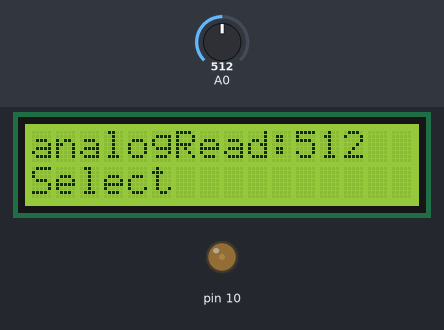
Bench run of a sketch on a simulated Arduino Uno, built with avr-gcc and run on an emulated ATmega328P. Shown: 16×2 character LCD, output pins drawn as LEDs (lit = HIGH). The inputs (shaded band) are chosen by the test bench; at power-on: A0 = 512.

Above: at 1.2 s.
1.3 s: A0 set to 490
At 1.9 s:
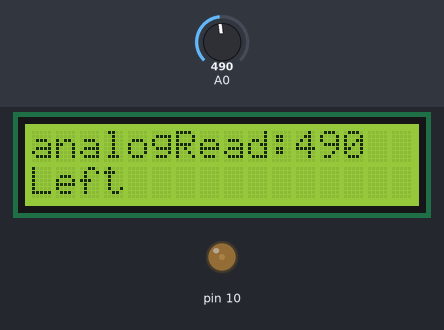
2.8 s: A0 set to 340
At 4.0 s:
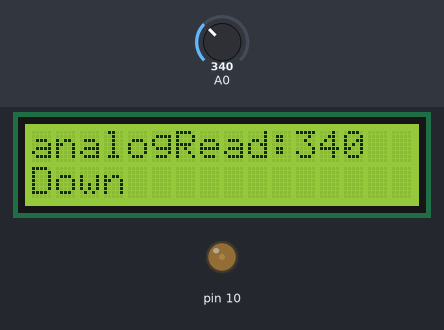
4.3 s: A0 set to 140
At 5.3 s:
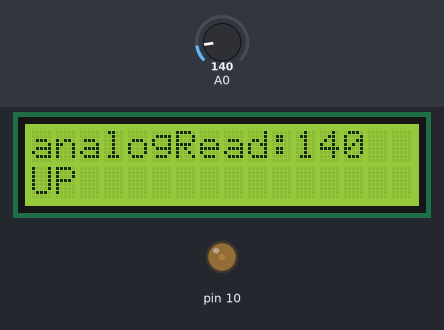
5.9 s: A0 set to 40
At 6.3 s:
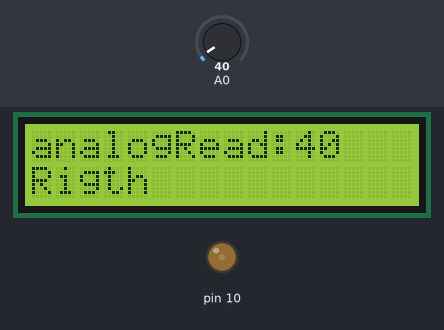
7.4 s: A0 set to 810
At 8.6 s:
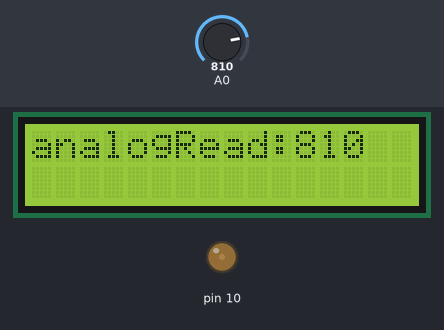
Timing chart, 0 to 9.9 s (numbered marks = the images above; inputs shaded):
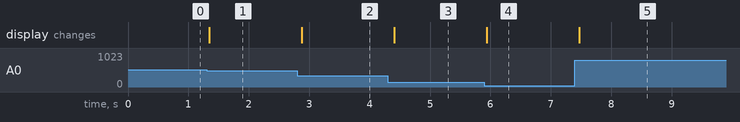

Measured:
- after the input at 1.3 s, the display: changes after 0.05 s (image 1)
- after the input at 2.8 s, the display: changes after 0.08 s (image 2)
- after the input at 4.3 s, the display: changes after 0.11 s (image 3)
- after the input at 5.9 s, the display: changes at once (image 4)
- after the input at 7.4 s, the display: changes after 0.07 s (image 5)

The sketch:

test_keybord_shield.ino
```cpp
#include <LiquidCrystal.h>

LiquidCrystal lcd(8, 9, 4, 5, 6, 7);

void setup() {
  lcd.begin(16, 2);
  lcd.clear();
  analogWrite(10, 30);
}

byte key() {
  // 1 - 719, 2 - 477, 3 - 131, 4 - 305, 5 - 0
  int val = analogRead(0);
    if (val < 50) return 5;
    else if (val < 150) return 3;
    else if (val < 350) return 4;
    else if (val < 500) return 2;
    else if (val < 800) return 1;
    else if (val <= 1023) return 0;
}

void loop() {
  lcd.clear();
  lcd.setCursor(0, 0);
  lcd.print("analogRead:");
  lcd.print(analogRead(0));
  lcd.setCursor(0, 1);
    switch (key()) {
      case 1:
        lcd.print("Select");
        break;
      case 2:
        lcd.print("Left");
        break;
      case 3:
        lcd.print("UP");
        break;
      case 4:
        lcd.print("Down");
        break;
      case 5:
        lcd.print("Rigth");
        break;
    }

  delay(250);

}
```
